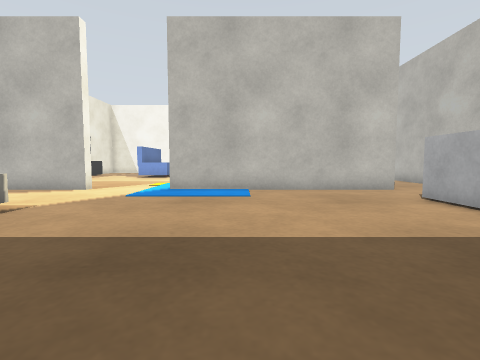
View 1 (above)

20 first-person views from a walk through a Gazebo world. The camera is 0.5 m above the floor, tilts 4° down and sees 85° across. The floor is counted in squares, 0.5 m on a side. Each view is taken from the middle of a square. On the plan, view 1 faces up. The plan holds only what a view shows up to about 11 squares ahead; the rest is blank.

View 2
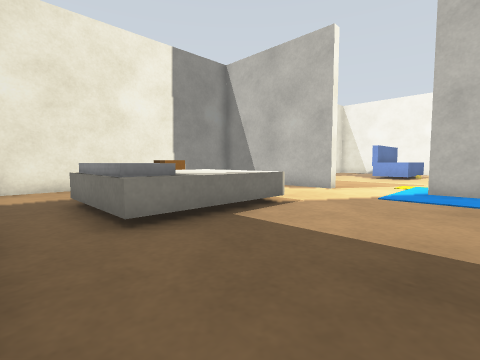

View 3
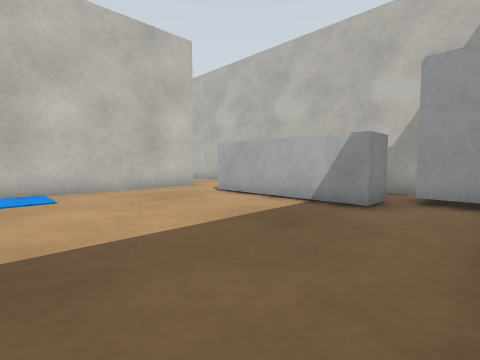

View 4
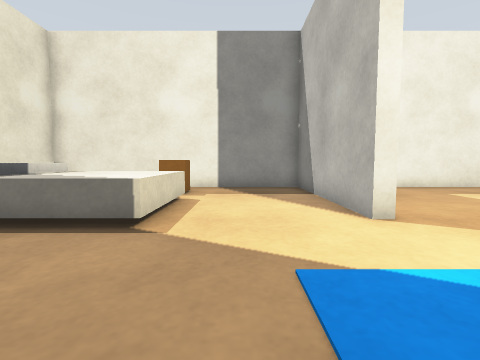

View 5
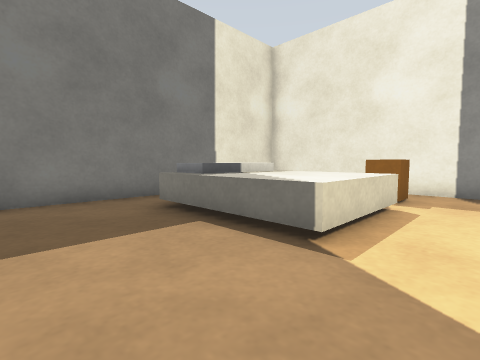

View 6
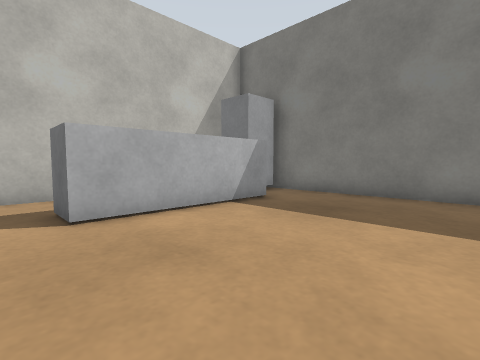

View 7
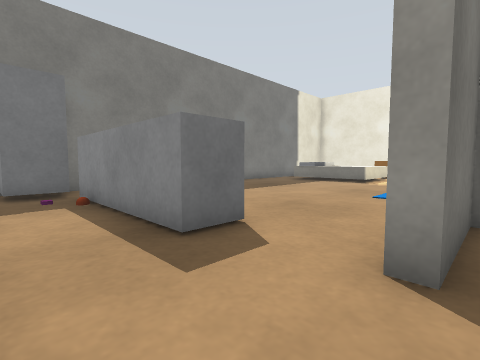

View 8
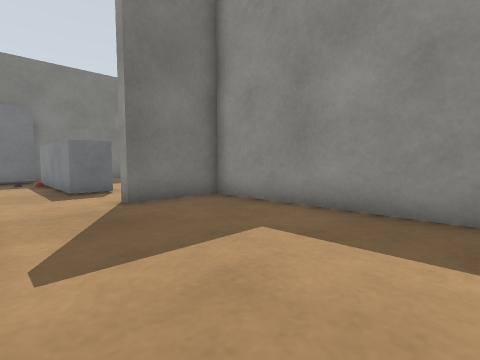

View 9
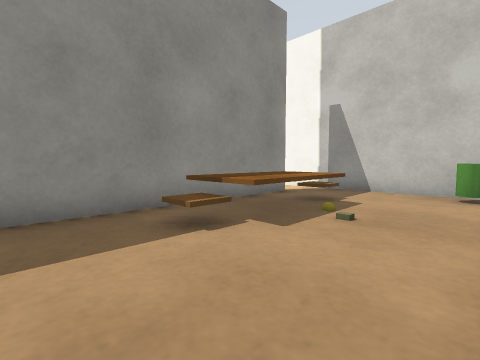

View 10
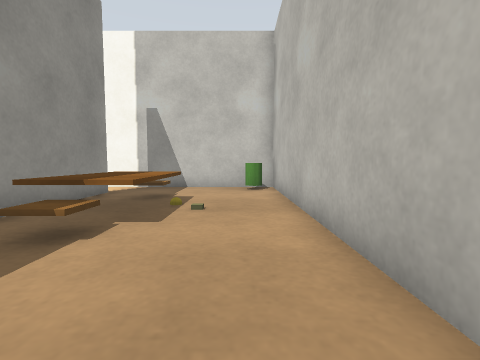

View 11
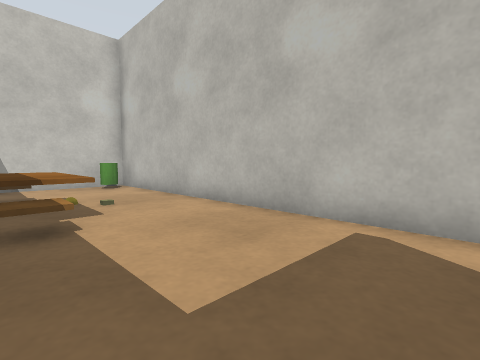

View 12
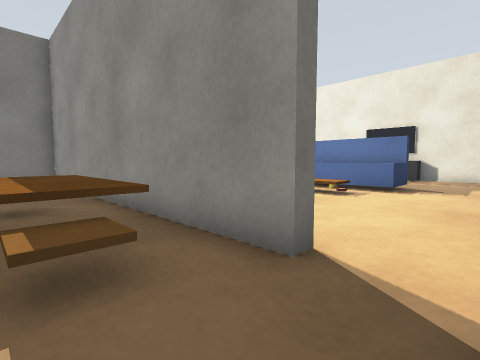

View 13
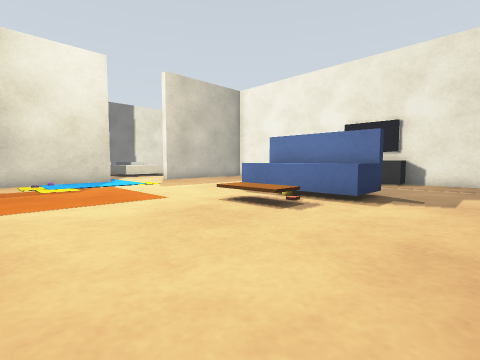

View 14
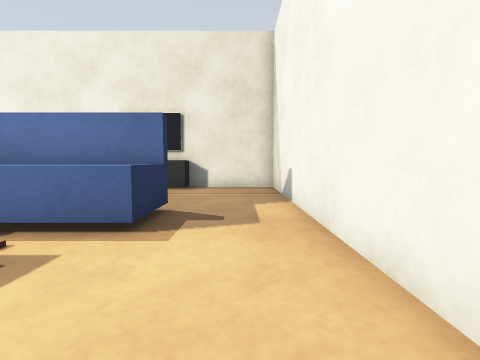

View 15
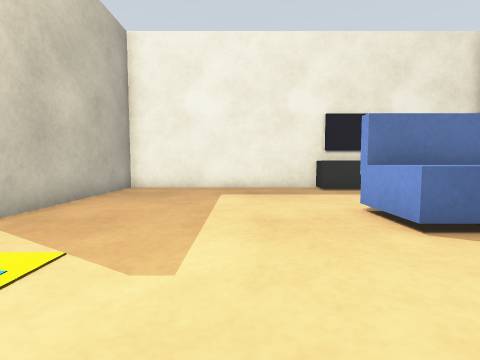

View 16
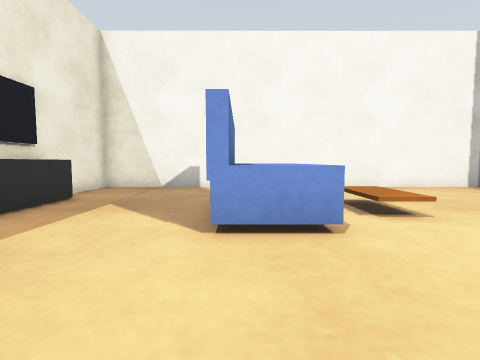

View 17
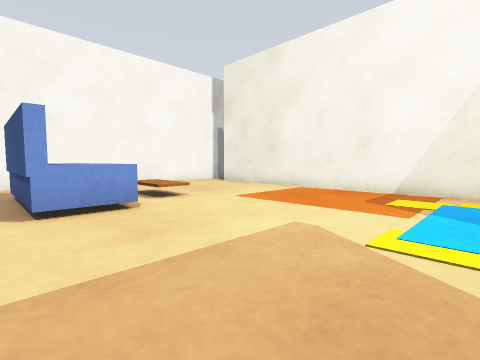

View 18
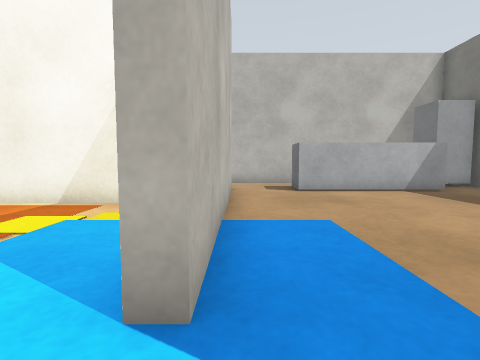

View 19
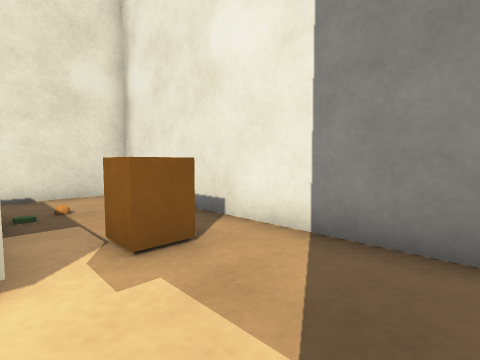

View 20
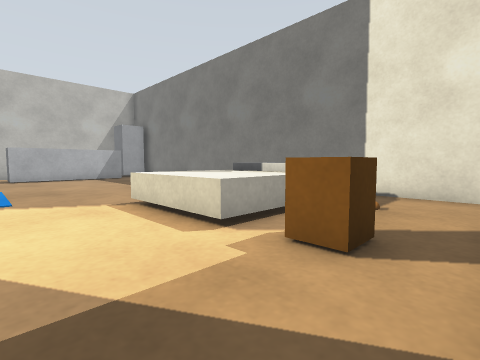

### Floor plan
Ten units are one square. View 1 is at (0, 0); x grows to the right and y downward. Boxes are objects, and circles mark ways between rooms. Rooms are numbered by the first view taken in them; rooms with no view inside come last. Other rooms are left out.
<svg viewBox="-120 -240 210 250">
<path fill="none" stroke="#000" d="M2 3 65 3M-55 -97 -55 -93 -113 -93 -113 3 -22 3M55 -97 55 -93 -25 -93M83 -8 83 -95M-25 -93 -25 -98M22 -215 27 -215 27 -97 55 -97M66 -233 26 -233M83 -95 83 -212M-113 -164 -113 -97 -55 -97M-6 -97 15 -97M23 -114 23 -175M26 -233 -113 -233 -113 -206"/>
<rect x="-105" y="-55" width="20" height="10" fill="#bbb"><title>brown box</title></rect>
<rect x="-95" y="-25" width="10" height="10" fill="#bbb"><title>other object</title></rect>
<rect x="-85" y="-35" width="10" height="20" fill="#bbb"><title>green box</title></rect>
<rect x="-85" y="-55" width="40" height="30" fill="#bbb"><title>grey box</title></rect>
<rect x="-75" y="-35" width="30" height="20" fill="#bbb"><title>white box</title></rect>
<rect x="45" y="-75" width="20" height="60" fill="#bbb"><title>counter</title></rect>
<rect x="55" y="-15" width="20" height="20" fill="#bbb"><title>fridge</title></rect>
<rect x="55" y="-35" width="10" height="10" fill="#bbb"><title>other object</title></rect>
<rect x="35" y="-175" width="20" height="20" fill="#bbb"><title>brown box</title></rect>
<rect x="35" y="-195" width="20" height="20" fill="#bbb"><title>brown box</title></rect>
<rect x="35" y="-215" width="20" height="20" fill="#bbb"><title>brown box</title></rect>
<rect x="45" y="-195" width="10" height="10" fill="#bbb"><title>other object</title></rect>
<rect x="65" y="-235" width="20" height="20" fill="#bbb"><title>green cylinder</title></rect>
<rect x="-115" y="-175" width="10" height="10" fill="#bbb"><title>TV cabinet</title></rect>
<rect x="-115" y="-195" width="10" height="20" fill="#bbb"><title>TV</title></rect>
<rect x="-115" y="-205" width="10" height="10" fill="#bbb"><title>TV cabinet</title></rect>
<rect x="-65" y="-205" width="20" height="40" fill="#bbb"><title>blue box</title></rect>
<rect x="-55" y="-185" width="10" height="10" fill="#bbb"><title>other object</title></rect>
<rect x="-55" y="-195" width="10" height="10" fill="#bbb"><title>other object</title></rect>
<circle cx="70" cy="-100" r="3" fill="#2a7"/>
<circle cx="-40" cy="-100" r="3" fill="#2a7"/>
<circle cx="30" cy="-225" r="3" fill="#2a7"/>
<text x="-20" y="-50">1</text>
<text x="60" y="-170">2</text>
<text x="-50" y="-170">3</text>
</svg>
Room 1 opens to room 2. Room 1 opens to room 3. Room 2 opens to room 3.

Where each view was taken, in squares from view 1:
view 1: 0 up, 0 right, facing up
view 2: 0 up, 1 left, facing up-left
view 3: 0 up, 1 left, facing up-right
view 4: 7 up, 1 left, facing left
view 5: 7 up, 2 left, facing down-left
view 6: 8 up, 0 right, facing down-right
view 7: 10 up, 8 right, facing down-left
view 8: 16 up, 8 right, facing down-left
view 9: 14 up, 8 right, facing up-left
view 10: 13 up, 7 right, facing up
view 11: 12 up, 4 right, facing up-right
view 12: 23 up, 5 right, facing down-left
view 13: 23 up, 2 right, facing down-left
view 14: 22 up, 1 left, facing left
view 15: 14 up, 1 left, facing left
view 16: 13 up, 6 left, facing up
view 17: 11 up, 7 left, facing up-right
view 18: 9 up, 4 left, facing right
view 19: 8 up, 8 left, facing down-left
view 20: 8 up, 11 left, facing down-right
